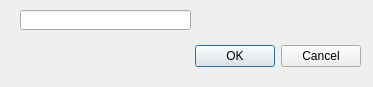
<?xml version="1.0" encoding="UTF-8"?>
<ui version="4.0">
 <class>AuthorityMes</class>
 <widget class="QDialog" name="AuthorityMes">
  <property name="geometry">
   <rect>
    <x>0</x>
    <y>0</y>
    <width>373</width>
    <height>87</height>
   </rect>
  </property>
  <property name="windowTitle">
   <string>Dialog</string>
  </property>
  <widget class="QDialogButtonBox" name="buttonBox">
   <property name="geometry">
    <rect>
     <x>190</x>
     <y>40</y>
     <width>171</width>
     <height>32</height>
    </rect>
   </property>
   <property name="orientation">
    <enum>Qt::Horizontal</enum>
   </property>
   <property name="standardButtons">
    <set>QDialogButtonBox::Cancel|QDialogButtonBox::Ok</set>
   </property>
  </widget>
  <widget class="QLineEdit" name="lineEdit">
   <property name="geometry">
    <rect>
     <x>20</x>
     <y>10</y>
     <width>171</width>
     <height>20</height>
    </rect>
   </property>
  </widget>
 </widget>
 <resources/>
 <connections>
  <connection>
   <sender>buttonBox</sender>
   <signal>accepted()</signal>
   <receiver>AuthorityMes</receiver>
   <slot>accept()</slot>
   <hints>
    <hint type="sourcelabel">
     <x>248</x>
     <y>254</y>
    </hint>
    <hint type="destinationlabel">
     <x>157</x>
     <y>274</y>
    </hint>
   </hints>
  </connection>
  <connection>
   <sender>buttonBox</sender>
   <signal>rejected()</signal>
   <receiver>AuthorityMes</receiver>
   <slot>reject()</slot>
   <hints>
    <hint type="sourcelabel">
     <x>316</x>
     <y>260</y>
    </hint>
    <hint type="destinationlabel">
     <x>286</x>
     <y>274</y>
    </hint>
   </hints>
  </connection>
 </connections>
</ui>
